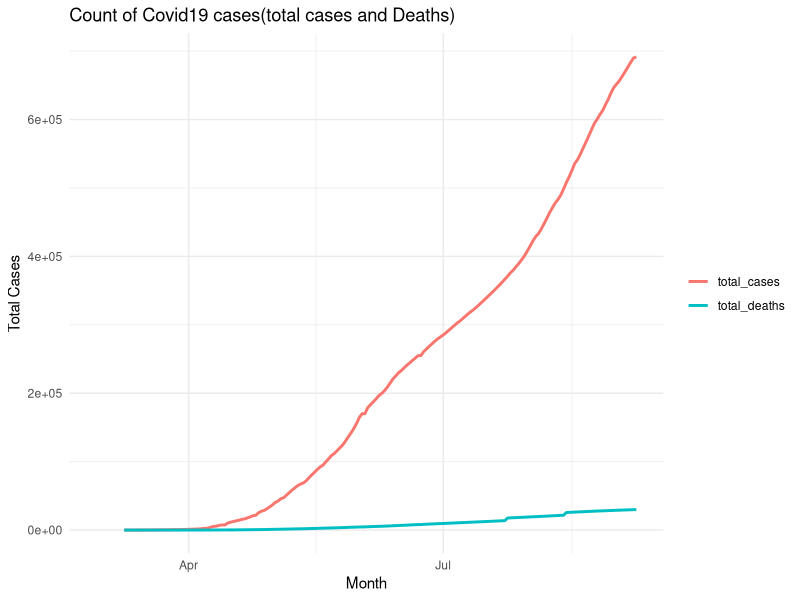
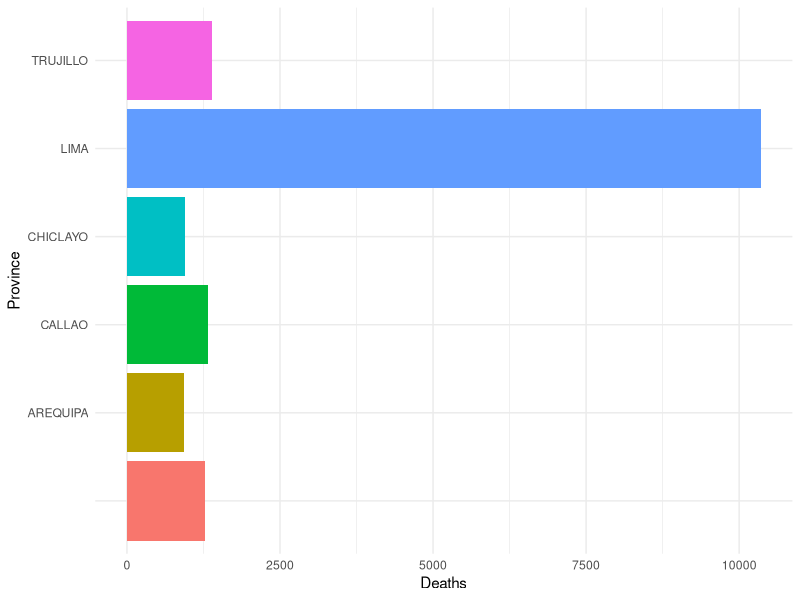
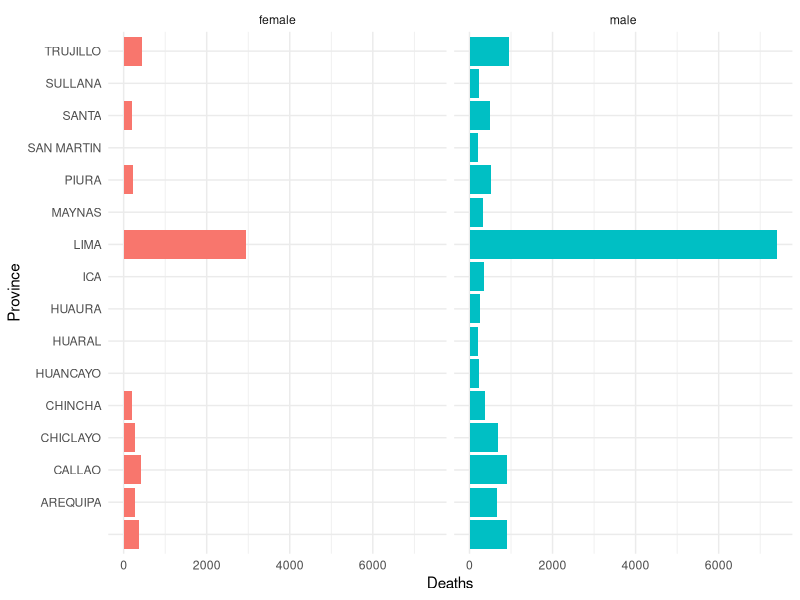
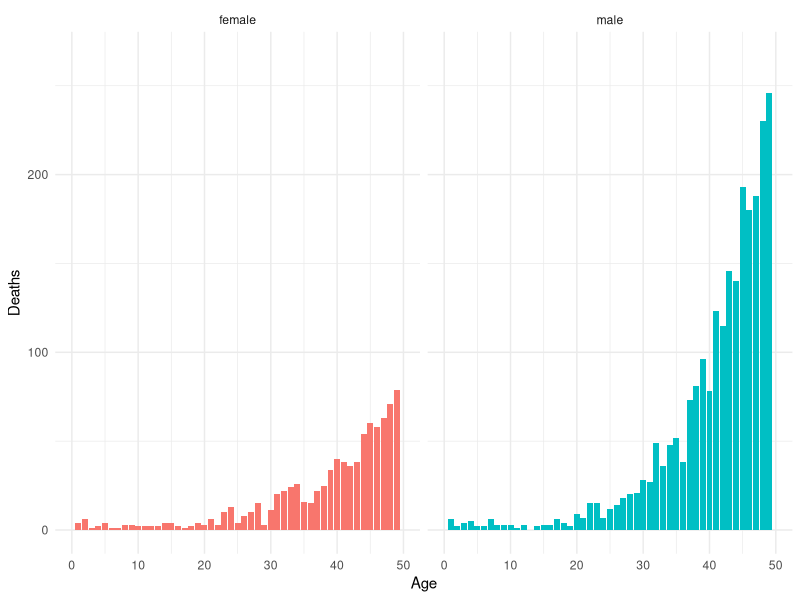

These figures' R source, in order:
## ---- chunk 1
knitr::opts_chunk$set(collapse = TRUE)
## ---- chunk 2
library(tidyverse)
library(lubridate)
## ---- chunk 3
peru_data <- read.csv("peru_covid.csv")
peru_data$date <- lubridate::as_date(peru_data$date)
gender_table <- read.csv("state-details.csv")
## ---- chunk 4
peru_data <- peru_data %>% mutate(month = month(date))
ggplot(peru_data,aes(x = date),size = 1.0) + 
  geom_line(aes(y = total_cases, color = "total_cases"),size = 1.0)+
  geom_line(aes(y = total_deaths,color = "total_deaths"),size = 1.0)+
  theme_minimal() +
  ylab("Total Cases") +
  xlab("Month")+
  theme(legend.title = element_blank())+
  #scale_x_continuous(breaks = scales::pretty_breaks()) +
  labs(title="Count of Covid19 cases(total cases and Deaths)")
## ---- chunk 5
gender_table <- read.csv("state-details.csv")
provinces <- gender_table %>% group_by(Province) %>% count(Province,sort = TRUE) %>% head()
ggplot(provinces,aes(x = Province, y = n,fill = Province)) + 
  geom_col() + 
  coord_flip() +
  ylab("Deaths") +
  theme_minimal() +
  theme(legend.position= "none") 
## ---- chunk 6
gender <- gender_table %>% group_by(Sex,Province) %>% count(Sex,sort = TRUE) %>% head(25)
ggplot(gender,aes(x = n, y = Province,fill = Sex)) + 
  geom_col() + 
  facet_wrap(~Sex)  + 
  xlab("Deaths") +
  theme_minimal() +
  theme(legend.position = "none") 
## ---- chunk 7
Age <- gender_table %>% group_by(Sex,Age) %>% count(Age,sort = TRUE) 
ggplot(Age,aes(x = Age, y = n,fill = Sex)) + 
  geom_col(binwidth = 10) + 
  facet_wrap(~Sex)  + 
  ylab("Deaths") +
  theme_minimal() +
  theme(legend.position = "none") +
  xlim(0,50)
